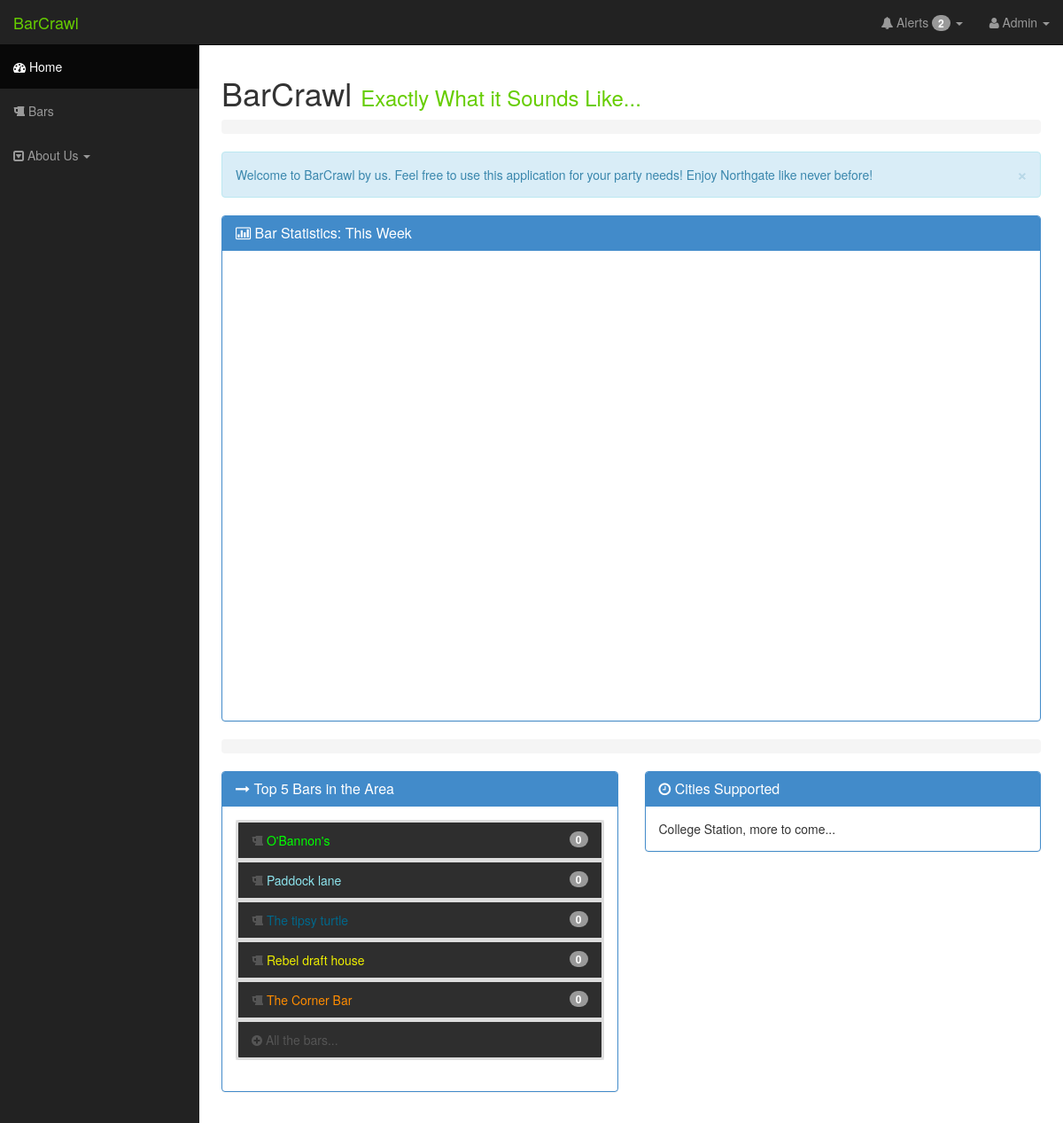
Page /twitterhandler/ on the earlier database version.
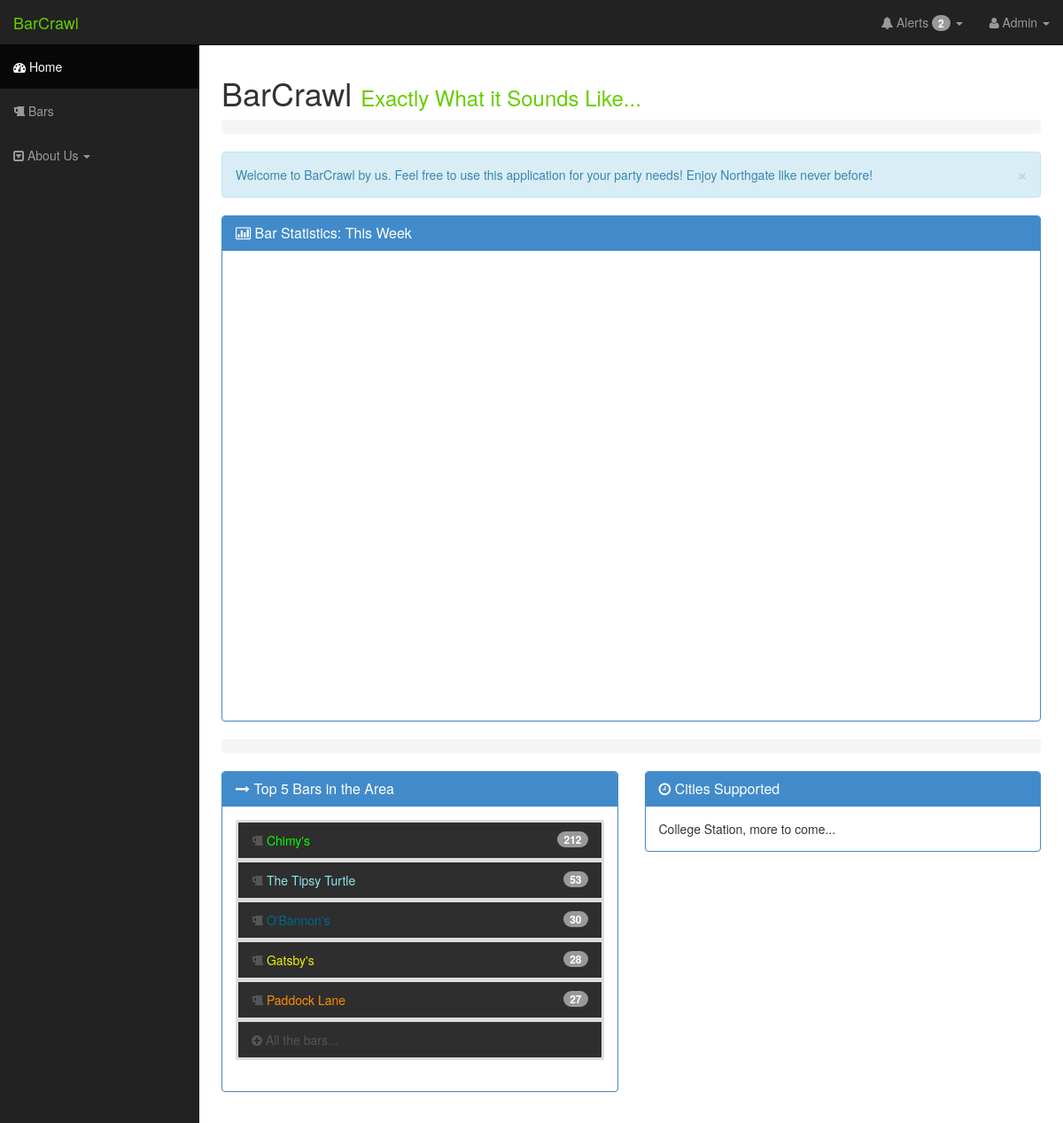
Same page on the later database version.
### location/models.py (models this page shows, shortened)
class Location(models.Model):
	country = models.CharField(max_length=50)
	city = models.CharField(max_length=50)
	place_name = models.CharField(max_length=100)
	twitter_handle = models.CharField(max_length=30,default="",help_text="The twitter handle of the location.")
	twitter_id = models.CharField(max_length=50,default="",help_text="The twitter user id of the location")
	fb_id = models.CharField(max_length=50,default="",help_text="The facebook id of the location")
	tweeter_count = models.IntegerField(default=0,help_text="Number of twitter users at the location.")
	fb_user_count = models.IntegerField(default=0,help_text="Number of fb users at the location.")
	lattitude_1 = models.FloatField(default=0)
	longitude_1 = models.FloatField(default=0)
	lattitude_2 = models.FloatField(default=0)
	longitude_2 = models.FloatField(default=0)
	lattitude_3 = models.FloatField(default=0)
	longitude_3 = models.FloatField(default=0)
	lattitude_4 = models.FloatField(default=0)
	longitude_4 = models.FloatField(default=0)
	lattitude_center = models.FloatField(default=0)
	longitude_center = models.FloatField(default=0)

### twitterhandler/views.py (the view)
def homePage(request):
	latest_loc_list = Location.objects.order_by('-tweeter_count')[:5]
	loc_list = Location.objects.order_by('-tweeter_count')
	context = { 'latest_loc_list': latest_loc_list, 'loc_list': loc_list}
	return render(request, 'twitterhandler/index3.html', context)

### twitterhandler/templates/twitterhandler/index3.html (shortened to what this page needs)
{% extends "twitterhandler/base_site.html" %}
{% block headerThings %}
{% load static %}
{% endblock %}
{% block content %}
{% load static %}
<div class="row">
  <div class="col-lg-12">
    <h1> BarCrawl <small> <font color="66CD00">Exactly What it Sounds Like...</font></small></h1>
    <ol class="breadcrumb">
    </ol>
    <div class="alert alert-info alert-dismissable">
			<button type="button" class="close" data-dismiss="alert" aria-hidden="true">&times;</button>
			Welcome to BarCrawl by us. Feel free to use this application for your party needs! Enjoy Northgate like never before!
	</div>
  </div>
</div>
<div class="row">
  <div class="col-lg-12">
    <div class="panel panel-primary">
      <div class="panel-heading">
        <h3 class="panel-title"><i class="fa fa-bar-chart-o"></i> Bar Statistics: This Week</h3>
      </div>
      <div class="panel-body">
<div id="map-canvas"></div>
      </div>
    </div>
  </div>
</div>
<ol class="breadcrumb"></ol>
<div class="row">
  <div class="col-lg-6">
    <div class="panel panel-primary">
      <div class="panel-heading">
        <h3 class="panel-title"><i class="fa fa-long-arrow-right"></i> Top 5 Bars in the Area</h3>
      </div>
      <div class="panel-body">
        <div id="barlist" class="list-group">
          {% if latest_loc_list %}
            {% for loc in latest_loc_list %}
            <a href="{% url 'twitterhandler:locationDetails' loc.id%}" class="list-group-item">
              <span class="badge">{{ loc.tweeter_count}}</span>
              <i class="fa fa-beer"></i>
			  {% if forloop.counter == 1 %}
				<font color="00FF00">{{loc.place_name }}</font>
			  {% elif forloop.counter == 2 %}
				<font color="8EE5EE">{{loc.place_name }}</font>
			  {% elif forloop.counter == 3 %}
				<font color="00688B">{{loc.place_name }}</font>
			  {% elif forloop.counter == 4 %}
				<font color="EEEE00">{{loc.place_name }}</font>
			  {% elif forloop.counter == 5 %}
				<font color="FF8C00">{{loc.place_name }}</font>
			  {% endif %}
            </a>
            {% endfor %}
            <a href="{% url 'twitterhandler:locationList' %}" class="list-group-item">
              <i class="fa fa-plus-circle"></i> All the bars...
            </a>
         {% else %}
          <a href="#" class="list-group-item">
            <span class="badge">Error</span>
            No Locations Available
          </a>
          {% endif %}
        </div>
      </div>
    </div>
  </div>
  <div class="col-lg-6">
    <div class="panel panel-primary">
      <div class="panel-heading">
        <h3 class="panel-title"><i class="fa fa-clock-o"></i> Cities Supported</h3>
      </div>
      <div class="panel-body">
College Station, more to come...
      </div>
    </div>
  </div>
</div>
{% endblock %}

Differences in the rows shown:
no longer on this page (row edited): Location: tweeter_count "0", place_name "Rebel draft house"
no longer on this page (row edited): Location: tweeter_count "0", place_name "The Corner Bar"
now on this page (row edited): Location: tweeter_count "212", place_name "Chimy's"
changed Location: tweeter_count "0" → "53"; place_name "The tipsy turtle" → "The Tipsy Turtle"; moves up the list
changed Location "O'Bannon's": tweeter_count "0" → "30"
now on this page (row edited): Location: tweeter_count "28", place_name "Gatsby's"
changed Location: tweeter_count "0" → "27"; place_name "Paddock lane" → "Paddock Lane"
